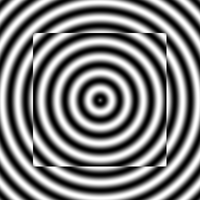

The script that saved this image:
from PIL import Image
from math import sin, ceil, sqrt

side = 400

img = Image.new('RGB', (side,side), 'white')
pixels = img.load()

for i in range(-side//2, side//2):
    for j in range(-side//2, side//2):
        d = sqrt(i*i + j*j)
        c = ceil(((sin(1/5*d) + 1) * 128))
        pixels[side//2 + i, side//2 + j] = (c,c,c)

for i in range(-side//3, side//3):
    for j in range(-side//3, side//3):
        r,g,b = pixels[side//2 + i, side//2 + j]
        pixels[side//2 + i, side//2 + j] = (255 - r, 255 - g, 255 - b)

img = img.resize((side // 2, side // 2), Image.ANTIALIAS)
img.save('c_waves.png')
